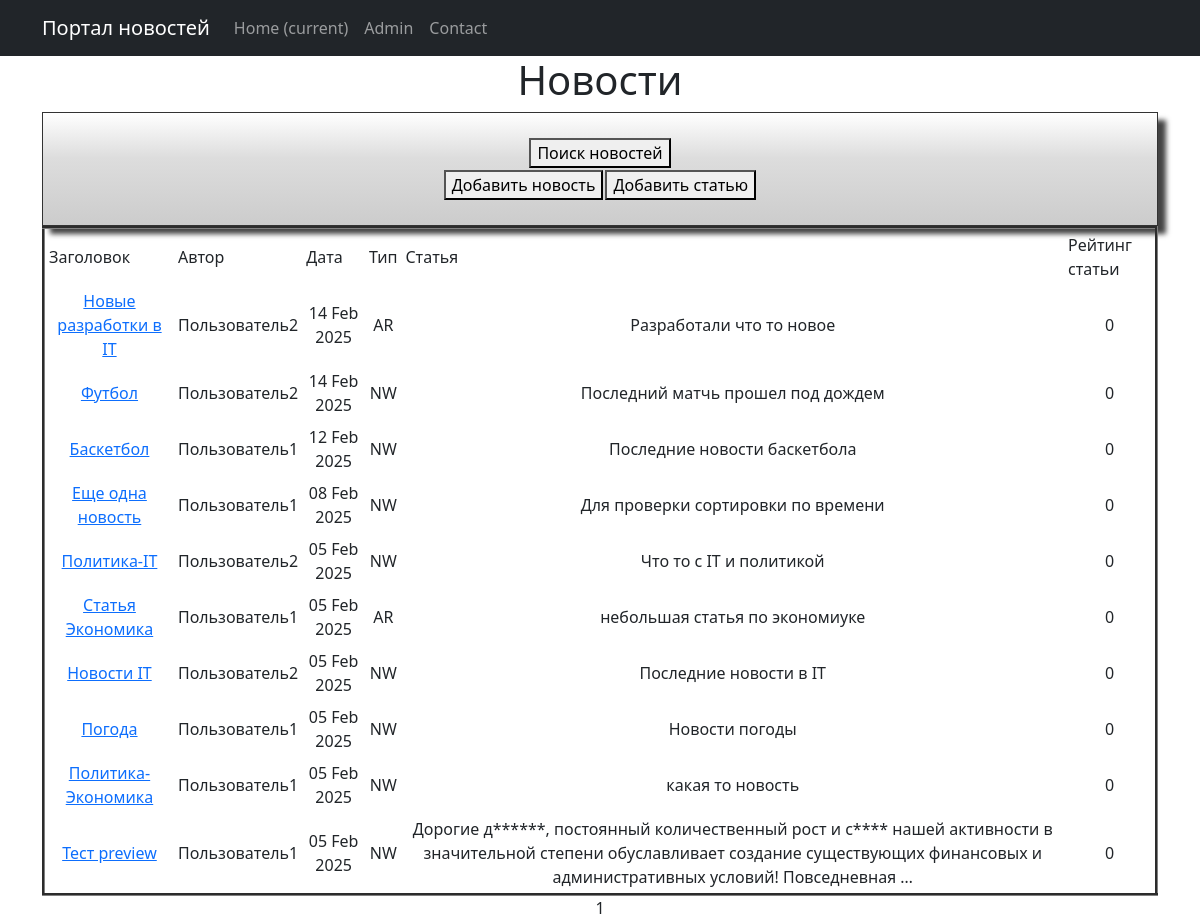
The page /publication/ on the database as committed earlier.
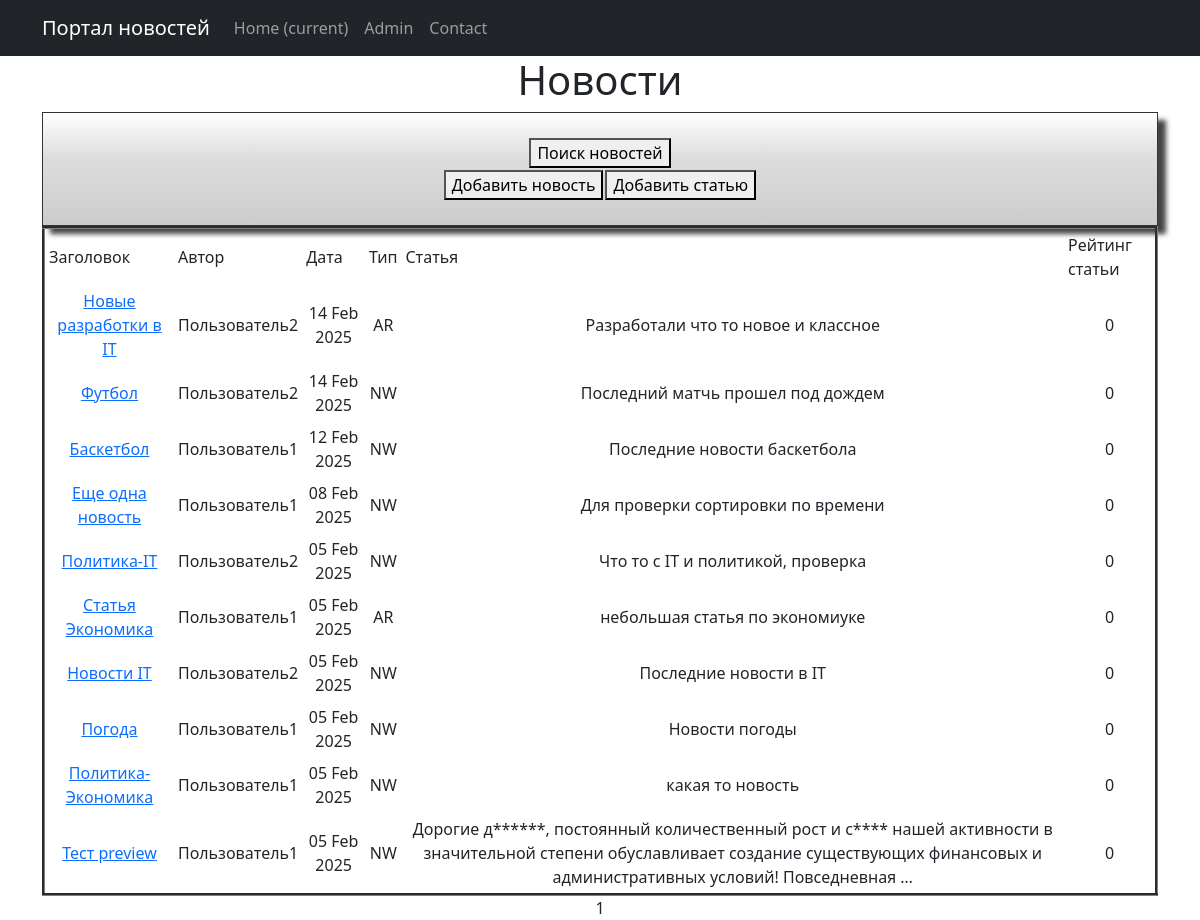
The same page on the database as committed later.
### news/models.py (models this page shows, shortened)
class Post(models.Model):
    news = "NW"
    article = "AR"
    POSITIONS = [(news, "Новость"),
                 (article, "Статья")]
    autor_id = models.ForeignKey(Author, on_delete=models.CASCADE)
    type = models.CharField(max_length = 2, choices=POSITIONS, default=news)
    date_time = models.DateTimeField(auto_now_add=True)
    category = models.ManyToManyField(Category, through="PostCategory")
    title_news = models.CharField(max_length = 128)
    text_news = models.TextField()
    rating_post = models.IntegerField(default = 0)

class Censorship(models.Model):
    word = models.CharField(max_length = 255, unique=True)
    def __str__(self):
        return f'{self.word}'

class Author(models.Model):
    rating_autor = models.IntegerField(default = 0)
    user = models.OneToOneField(User, on_delete=models.CASCADE)

### news/views.py (the view)
# urls.py: path('', PostList.as_view(), name="news_list"),
class PostList(ListView):
    model = Post
    ordering = '-date_time'
    template_name = 'posts.html'
    context_object_name = 'posts'
    paginate_by = 10

### news/templatetags/custom_filters.py (called while the page is built)
def delete_symbol_l_r(word):
    symbols = ['!', '"', '#', '$', '%', '&', "'", '(', ')' '*',"\\", '+', ',', '-', '.', '/', ':', ';', '<', '=', '>', '?',
               '@', '[', ']', '^', '_', '`', '{', '|', '}']
    for symbol in symbols:
       word = word.rstrip(symbol).lstrip(symbol)
    return word

def stripping(text):
    word = ''
    for i in text:
        if i.isalpha():
            word += i
    return word.lower()

@register.filter()
def censor(text):
    list_censor = [str(i) for i in Censorship.objects.all()]
    for word in text.split():
        format_word = stripping(word)
        if format_word in list_censor:
            cencore_word = format_word[0] + "*" * (len(word) - 1)
            text = text.replace(delete_symbol_l_r(word), cencore_word)
    return text

### templates/posts.html (shortened to what this page needs)
{% extends 'flatpages/default.html' %}
{% load custom_filters %}
{% load custom_tags %}
{% block content %}
    <h1>Новости</h1>
<div class="shadowbox">
                <table align="center">
                    <tr>
                        <td colspan="2">
                            <form action="/publication/search/" target="_blank">
                                <button>Поиск новостей</button>
                            </form>
                        </td>
                    </tr>
                    <tr>
                        <td align="center">
                            <form action="/publication/news/create/" target="_blank">
                                <button>Добавить новость</button>
                            </form>
                        </td>
                        <td align="center">
                            <form action="/publication/article/create/" target="_blank">
                                <button>Добавить статью</button>
                            </form>
                        </td>
                    </tr>
                </table>
        </div>
        {% if posts %}
            <table border="3" cellpadding="4" cellspacing="1">
                <tr>
                    <td align="left">Заголовок</td>
                    <td align="left">Автор</td>
                    <td align="left">Дата</td>
                    <td align="left">Тип</td>
                    <td align="left">Статья</td>
                    <td align="left">Рейтинг статьи</td>
                </tr>
                {% for post in posts%}
                <tr>
                    <td><a href="http://127.0.0.1:8000/publication/{{ post.pk }}">{{ post.title_news | censor }}</a></td>
                    <td>{{ post.autor_id.user }}</td>
                    <td>{{ post.date_time | date:'d M Y' }}</td>
                    <td>{{ post.type }}</td>
                    <td>{{ post.text_news | truncatewords:20 | censor }}</td>
                    <td>{{ post.rating_post }}</td>
                </tr>
                {% endfor %}
            </table>
        {% else %}
        <h2>Новостей нет!</h2>
        {% endif%}
   {{ page_obj.number }}
{% endblock content %}

### templates/flatpages/default.html (shortened to what this page needs)
<!DOCTYPE html>
<html lang="en">
    <head>
       {% load static %}
        <link href="{% static 'css/styles.css' %}" rel="stylesheet" />
    </head>
    <body>
        <nav class="navbar navbar-expand-lg navbar-dark bg-dark static-top">
            <div class="container">
                 <a class="navbar-brand" href="#">Портал новостей</a>
                 <div class="collapse navbar-collapse" id="navbarResponsive">
                     <ul class="navbar-nav ml-auto">
                         <li class="nav-item active">
                             <a class="nav-link" href="/publication/">Home
                                 <span class="sr-only">(current)</span>
                             </a>
                         </li>
                         <li class="nav-item">
                             <a class="nav-link" href="/admin/">Admin</a>
                         </li>
                         <li class="nav-item">
                             <a class="nav-link" href="/contacts/">Contact</a>
                         </li>
                     </ul>
                 </div>
             </div>
        </nav>
        <div class="container">
            <div class="row">
                 <div class="col-lg-12 text-center">
                     {% block content %}{% endblock content %}
                 </div>
            </div>
        </div>
    </body>
</html>

### templates/posts.html (style rules this page uses)
.shadowbox { width: 100%; margin: 0 auto; border: 1px solid #333; box-shadow: 8px 8px 5px #444; padding: 8px 12px; background-image: linear-gradient(180deg, #fff, #ddd 40%, #ccc); }
td { border: 2px black }

Rows that differ between the two databases and show on the page:
changed Post "Новые разработки в IT": text_news|censor "Разработали что то новое" → "Разработали что то новое и классное"
changed Post "Политика-IT": text_news|censor "Что то с IT и политикой" → "Что то с IT и политикой, проверка"
